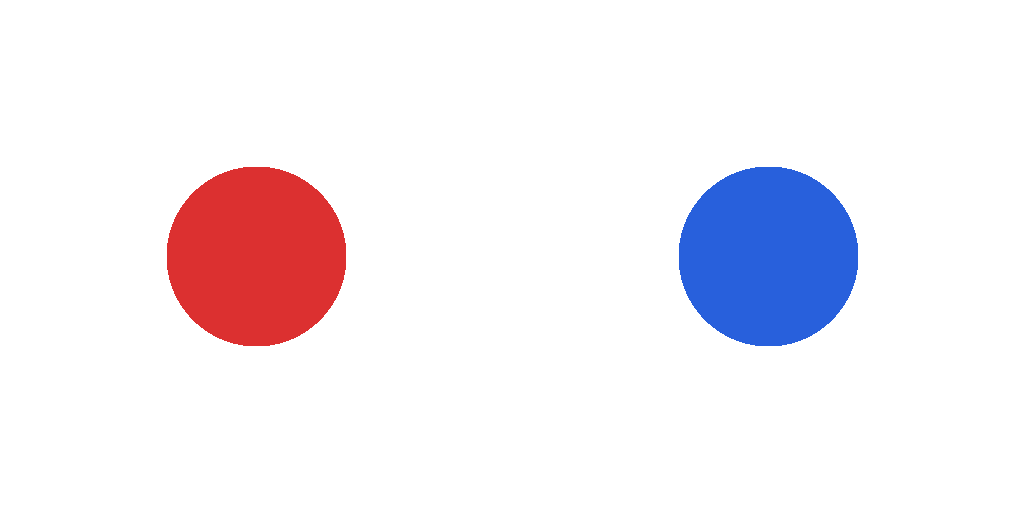
#> input picture img_tool/testdata/sample_sheet.png, 1024 x 512 px
$ python -i cutout.py   (imports and definitions only)
#> lines starting #> are read from the running program, lines starting #| are printed output that depends on the picture; after the words box and inside, x2 and y2 are one past the last pixel; in counts of white or black regions, pixels touching at a corner belong together
#> further down, picture is the input picture: PIL image 1024x512 RGBA; mean R, G, B, A 242.9, 237.2, 243.3, 255
from __future__ import annotations

import os

import cv2
import numpy as np
from PIL import Image

_BG_THRESHOLD: int = 10
_INK_THRESHOLD: int = 22
_EXISTING_ALPHA_FRACTION: float = 0.02
_WEAK_MEDIAN_FRACTION: float = 0.008
_SMALL_ASSIGN_FRACTION: int = 20


def execute_cutout(image: Image.Image) -> Image.Image:
    engine: str = os.getenv("IMG_TOOL_ENGINE", "simple").strip().lower()
    if engine == "rembg":
        return _remove_with_rembg(image)
    return _remove_background(image)


# [28 lines left out: function find_sticker_boxes, not called in this run]


def _remove_background(image: Image.Image) -> Image.Image:
    rgba = np.array(image.convert("RGBA"))
    if _has_existing_alpha(rgba):
        return Image.fromarray(rgba, "RGBA")
    alpha = _exterior_flood_alpha(rgba)
    if _is_weak_mask(alpha):
        alpha = _ink_halo_alpha(rgba)
    rgba[:, :, 3] = alpha
    rgba[alpha < 1, :3] = 0
    return Image.fromarray(rgba, "RGBA")


def _has_existing_alpha(rgba: np.ndarray) -> bool:
    return bool(np.mean(rgba[:, :, 3] < 250) > _EXISTING_ALPHA_FRACTION)


def _exterior_flood_alpha(rgba: np.ndarray) -> np.ndarray:
    rgb = rgba[:, :, :3].astype(np.int16)
    diff = np.max(np.abs(rgb - 255), axis=2)
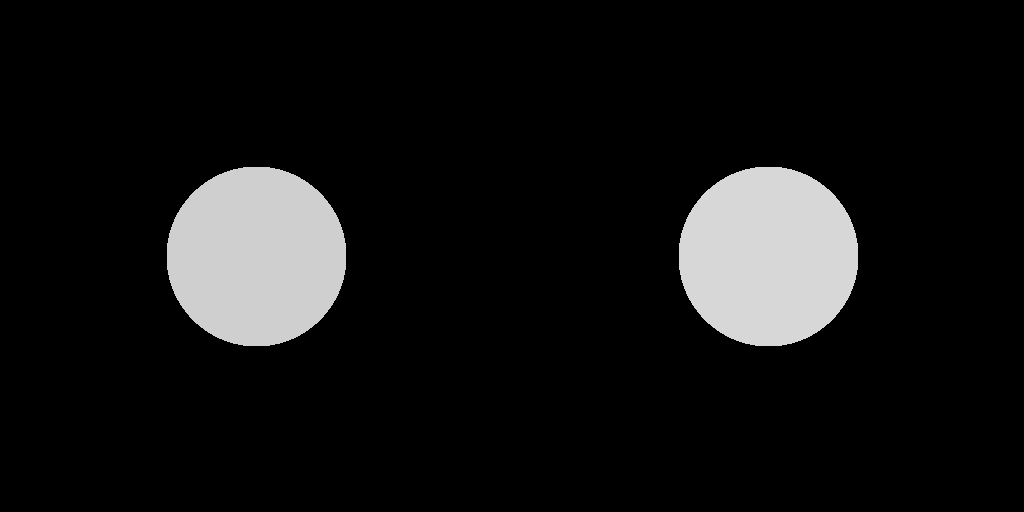
#> diff: shape (512, 1024) int16; min 0, max 215, mean 20.5
    is_bg = (diff <= _BG_THRESHOLD).astype(np.uint8)
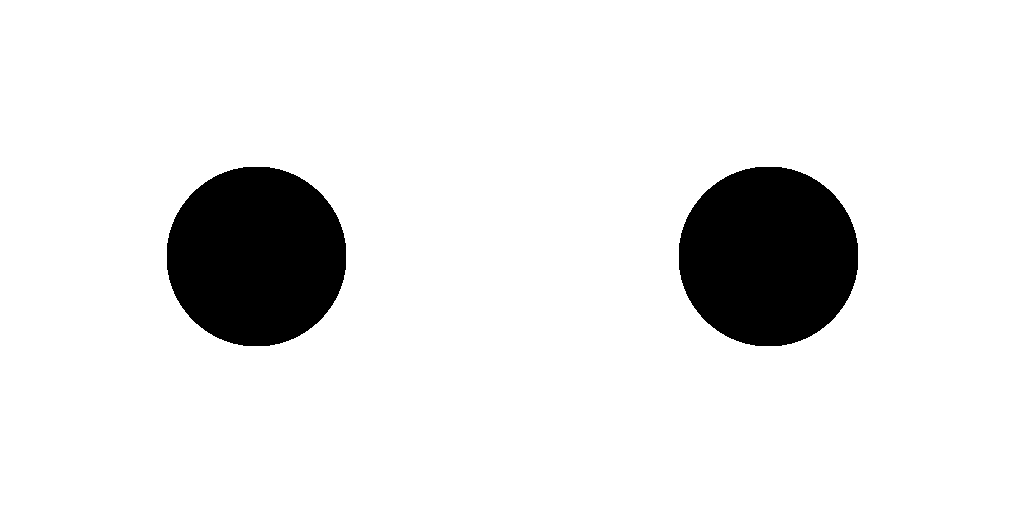
#> is_bg: shape (512, 1024); values 0 (black) and 1 (white), 90.3% white; 2 black regions, box (x1, y1, x2, y2) and area: (167, 167, 346, 346) 25433, (679, 167, 858, 346) 25433
    is_bg = cv2.erode(is_bg, np.ones((3, 3), np.uint8), iterations=1)
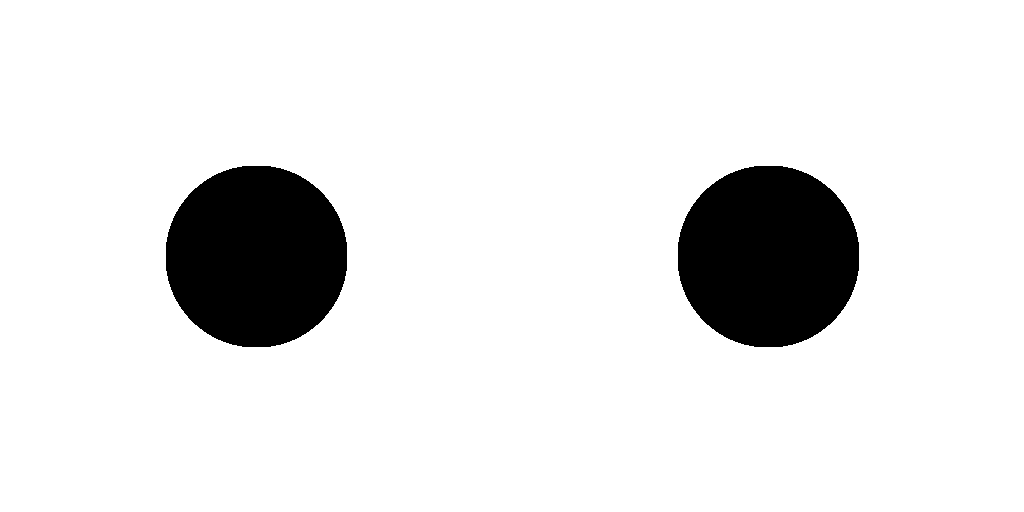
#> is_bg: shape (512, 1024); values 0 (black) and 1 (white), 90% white; 2 black regions, box (x1, y1, x2, y2) and area: (166, 166, 347, 347) 26153, (678, 166, 859, 347) 26153
    _, labels = cv2.connectedComponents(is_bg, connectivity=4)
    border = np.unique(
        np.concatenate([labels[0, :], labels[-1, :], labels[:, 0], labels[:, -1]])
    )
#> border = [1]
    border = border[border != 0]
    exterior = np.isin(labels, border)
    keep = np.where(exterior, 0, 255).astype(np.uint8)
    return cv2.morphologyEx(keep, cv2.MORPH_CLOSE, np.ones((3, 3), np.uint8), iterations=1)


def _is_weak_mask(alpha: np.ndarray) -> bool:
    binary = (alpha > 32).astype(np.uint8)
    count, _, stats, _ = cv2.connectedComponentsWithStats(binary, connectivity=8)
#> count = 3; stats = [[0, 0, 1024, 512, 471982], [166, 166, 181, 181, 26153], [678, 166, 181, 181, 26153]]
    if count <= 1:
        return True
    areas: list[int] = [int(stats[index, cv2.CC_STAT_AREA]) for index in range(1, count)]
#> areas = [26153, 26153]
    median: int = sorted(areas)[len(areas) // 2]
#> median = 26153
    return float(median) < _WEAK_MEDIAN_FRACTION * float(alpha.size)


# [94 lines left out: functions _ink_halo_alpha, _merge_nearby_ink, _remove_with_rembg, not called in this run]

>>> from PIL import Image
>>> picture = Image.open('../../../../../img_tool/testdata/sample_sheet.png')
>>> result = execute_cutout(picture)
